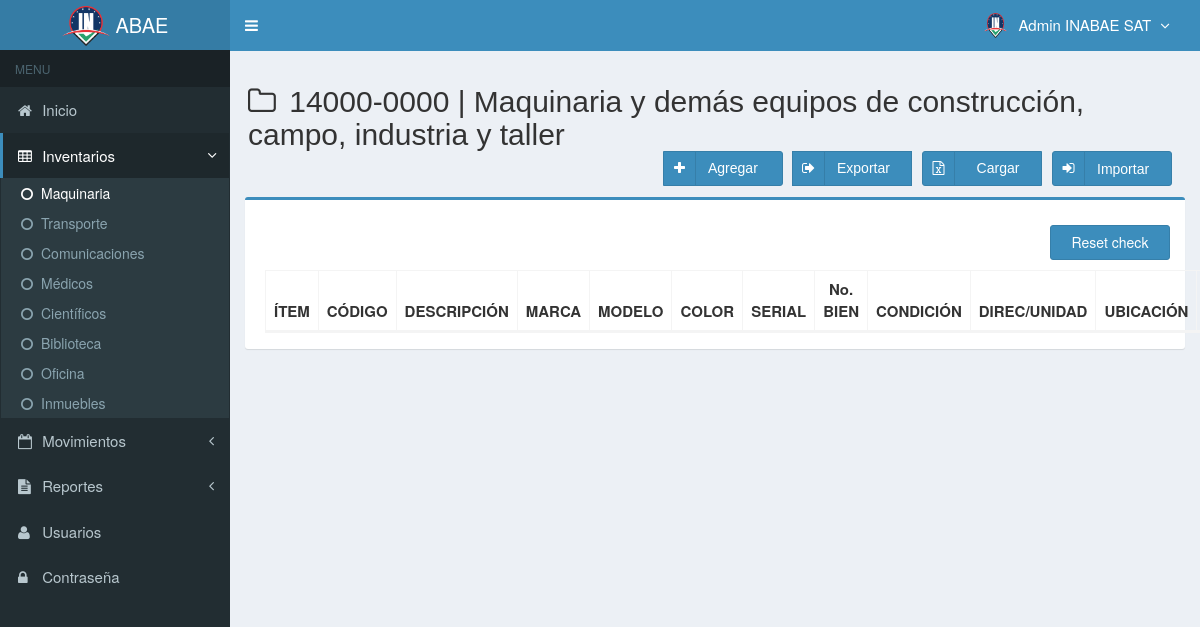
Page /main.php?module=maquinaria (signed in) on the earlier database version.
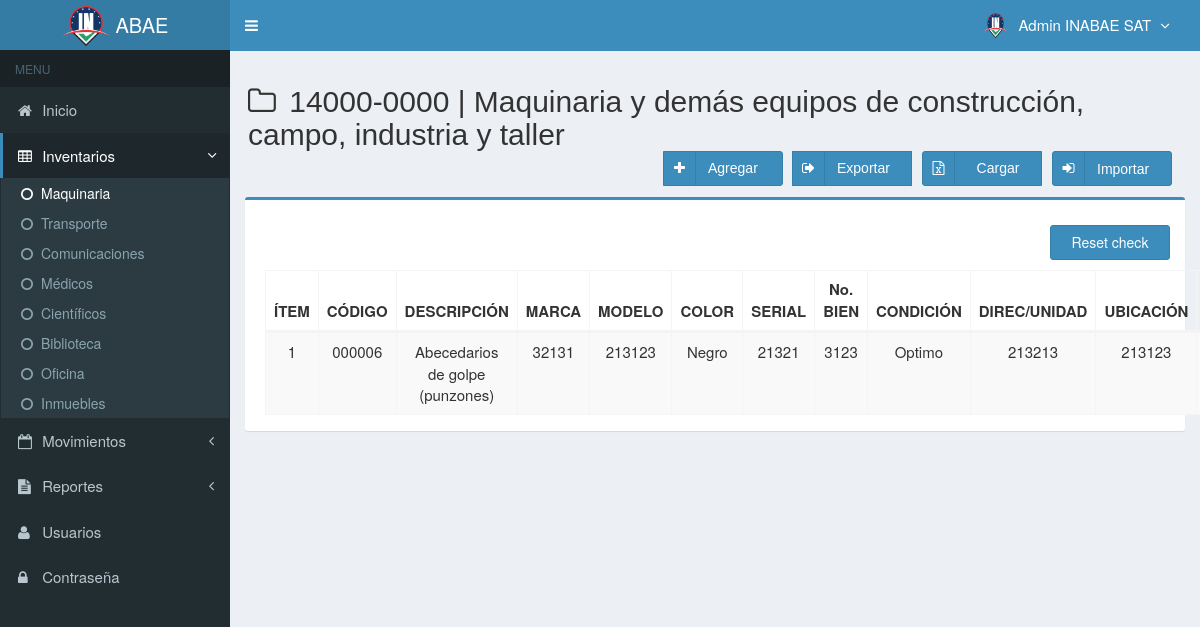
Same page on the later database version.
### tables this page shows
CREATE TABLE `usuarios` (
  `id_user` int(3) NOT NULL,
  `username` varchar(50) NOT NULL,
  `name_user` varchar(50) NOT NULL,
  `cedula_user` int(20) NOT NULL,
  `password` varchar(50) NOT NULL,
  `email` varchar(50) DEFAULT NULL,
  `telefono` varchar(13) DEFAULT NULL,
  `foto` varchar(100) DEFAULT NULL,
  `permisos_acceso` varchar(30) NOT NULL,
  `status` enum('activo','bloqueado') NOT NULL DEFAULT 'activo',
  `created_at` timestamp NOT NULL DEFAULT current_timestamp(),
  `updated_at` timestamp NOT NULL DEFAULT current_timestamp() ON UPDATE current_timestamp(),
  `sede` varchar(30) DEFAULT NULL
);

CREATE TABLE `inventario` (
  `categoria` varchar(300) NOT NULL,
  `codigo` varchar(10) NOT NULL,
  `serial` varchar(20) NOT NULL,
  `nombre` varchar(300) NOT NULL DEFAULT 'N/A',
  `marca` varchar(300) NOT NULL,
  `modelo` varchar(300) NOT NULL,
  `cantidad` int(10) NOT NULL DEFAULT 0,
  `clasificacion` varchar(300) NOT NULL DEFAULT 'N/A',
  `sede` varchar(300) NOT NULL,
  `pertenece` varchar(300) NOT NULL,
  `cedula` varchar(10) NOT NULL,
  `bienesN` varchar(20) NOT NULL,
  `color` varchar(10) NOT NULL,
  `descripcion` varchar(300) NOT NULL,
  `condicion` varchar(300) NOT NULL,
  `ubicacion` varchar(300) NOT NULL,
  `precio_compra` int(11) NOT NULL DEFAULT 0,
  `precio_venta` int(11) NOT NULL DEFAULT 0,
  `unidad` varchar(20) NOT NULL,
  `stock` int(11) NOT NULL DEFAULT 0,
  `estado` enum('chequeado','nochequeado') NOT NULL DEFAULT 'nochequeado',
  `created_user` int(3) NOT NULL,
  `created_date` timestamp NOT NULL DEFAULT current_timestamp(),
  `updated_user` int(3) DEFAULT NULL,
  `updated_date` datetime NOT NULL DEFAULT current_timestamp(),
  `tipo` varchar(300) DEFAULT NULL,
  `responsable` varchar(300) DEFAULT NULL,
  `uso` varchar(20) DEFAULT NULL,
  `detalles` varchar(300) NOT NULL DEFAULT 'N/A',
  `foto` varchar(100) DEFAULT NULL
);

### modules/maquinaria/view.php (the view, shortened to what the rows shown need)
<section class="content-header">
  <h2>
  <i class="fa fa-folder-o icon-title"></i> 14000-0000 | Maquinaria y demás equipos de construcción, campo, industria y taller
    <form action="database/excel_to_mysql_comunicaciones.php" method="POST" enctype="multipart/form-data">
        <button class="btn btn-primary btn-social pull-right botones" name="archivoInput" data-toggle="tooltip">
          <i class="fa fa-sign-in"></i></i>Importar&nbsp;&nbsp;
        </button>
        <div class="btn-group pull-right" role="group" aria-label="Basic example">
          <a class="btn btn-primary btn-social pull-right botones" data-toggle="tooltip">
          </a>
          <a class="btn btn-primary btn-social  pull-right botones" href="database\php_excel_maquinaria.php" data-toggle="tooltip">
          </a>
          <a class="btn btn-primary btn-social  pull-right botones" href="?module=form_maquinaria&form=add" data-toggle="tooltip">
          </a>
        </div>
    </form>
  </h2>
</section>
<br/>
<section class="content">
  <div class="row">
    <div class="col-md-12">
      <div class="box box-primary">
        <div class="box-body">
          <table id="dataTables1" class="table table-bordered table-striped table-hover">
            <thead>
              <tr>
                <th class="center">ÍTEM</th>
                <th class="center">CÓDIGO</th>
                <th class="center">DESCRIPCIÓN</th>
                <th class="center">MARCA</th>
				        <th class="center">MODELO</th>
                <th class="center">COLOR</th>
                <th class="center">SERIAL</th>
                <th class="center">No. BIEN</th>
                <th class="center">CONDICIÓN</th>
                <th class="center">DIREC/UNIDAD</th>
                <th class="center">UBICACIÓN</th>
                <th class="center">NOMBRE</th>
              </tr>
            </thead>
            <tbody>
            <?php
            $no = 1;
            $query = mysqli_query($mysqli, "SELECT cedula_user,sede, id_user, name_user, foto, permisos_acceso FROM usuarios WHERE id_user='$_SESSION[id_user]'")
                                or die('error: '.mysqli_error($mysqli));
            $permiso = $_SESSION['permisos_acceso'];
            $sede = $_SESSION['sede'];
            if ($sede == 'CTSR' && $permiso == 'Super Admin') {
              $query = mysqli_query($mysqli, "SELECT * FROM inventario WHERE categoria= 'maquinaria' ORDER BY codigo DESC")
                or die('error: '.mysqli_error($mysqli));
            } else {
              $query = mysqli_query($mysqli, "SELECT * FROM inventario WHERE categoria= 'maquinaria' and sede LIKE '$sede' ORDER BY codigo DESC")
                                            or die('error: '.mysqli_error($mysqli));
            }
            while ($data = mysqli_fetch_assoc($query)) {
              echo "<tr>
                      <td width='50'  class='center'>$no</td>
                      <td width='100'  class='center'>$data[codigo]</td>
                      <td width='100' class='center'>$data[descripcion]</td>
                      <td width='100' class='center'>$data[marca]</td>
                      <td width='100' class='center'>$data[modelo]</td>
                      <td width='100' class='center'>$data[color]</td>
                      <td width='100' class='center'>$data[serial]</td>
                      <td width='100' class='center'>$data[bienesN]</td>
                      <td width='100' class='center'>$data[condicion]</td>
                      <td width='100' class='center'>$data[unidad]</td>
                      <td width='100' class='center'>$data[ubicacion]</td>
                      <td width='100' class='center'>$data[responsable]</td>
                      <td width='100' class='center'>$data[cedula]</td>
                      <td width='100' class='center'>$data[sede]</td>
                      <td width='100' class='center'>$data[pertenece]</td>
                      <td width='100' class='center'>
                    <div>
                    <a data-toggle='tooltip' data-placement='top' title='Modificar' style='margin-right:0.3px' class='btn btn-primary btn-xs' href='?module=form_maquinaria&form=edit&id=$data[codigo]'>
                        <i style='color:#fff' class='glyphicon glyphicon-edit'></i>
                    </a>";
            ?>
            <?php
              echo "    </div>
                      </td>
                    </tr>";
              $no++;
            }
            ?>
            </tbody>
          </table>
        </div>
      </div>
    </div>
  </div>
</section><!-- /.content

### top-menu.php (shortened to what the rows shown need)
<?php
require_once "config/database.php";
$query = mysqli_query($mysqli, "SELECT id_user, name_user, foto, permisos_acceso FROM usuarios WHERE id_user='$_SESSION[id_user]'")
                                or die('error: '.mysqli_error($mysqli));
$data = mysqli_fetch_assoc($query);
?>
<li class="dropdown user user-menu">
  <a href="#" class="dropdown-toggle" data-toggle="dropdown">
  <?php
  if ($data['foto']=="") { ?>
    <img src="images/user/INABAE_Logo.png" class="user-image" alt="User Image"/>
  <?php
  }
  else { ?>
    <img src="images/user/<?php echo $data['foto']; ?>" class="user-image" alt="User Image"/>
  <?php
  }
  ?>
    <span class="hidden-xs"><?php echo $data['name_user']; ?> <i style="margin-left:5px" class="fa fa-angle-down"></i></span>
  </a>
</li>

Differences in the rows shown:
added inventario: codigo "000006", descripcion "Abecedarios de golpe (punzones)", marca "32131", modelo "213123", color "Negro", serial "21321", bienesN "3123", condicion "Optimo", unidad "213213", ubicacion "213123"
